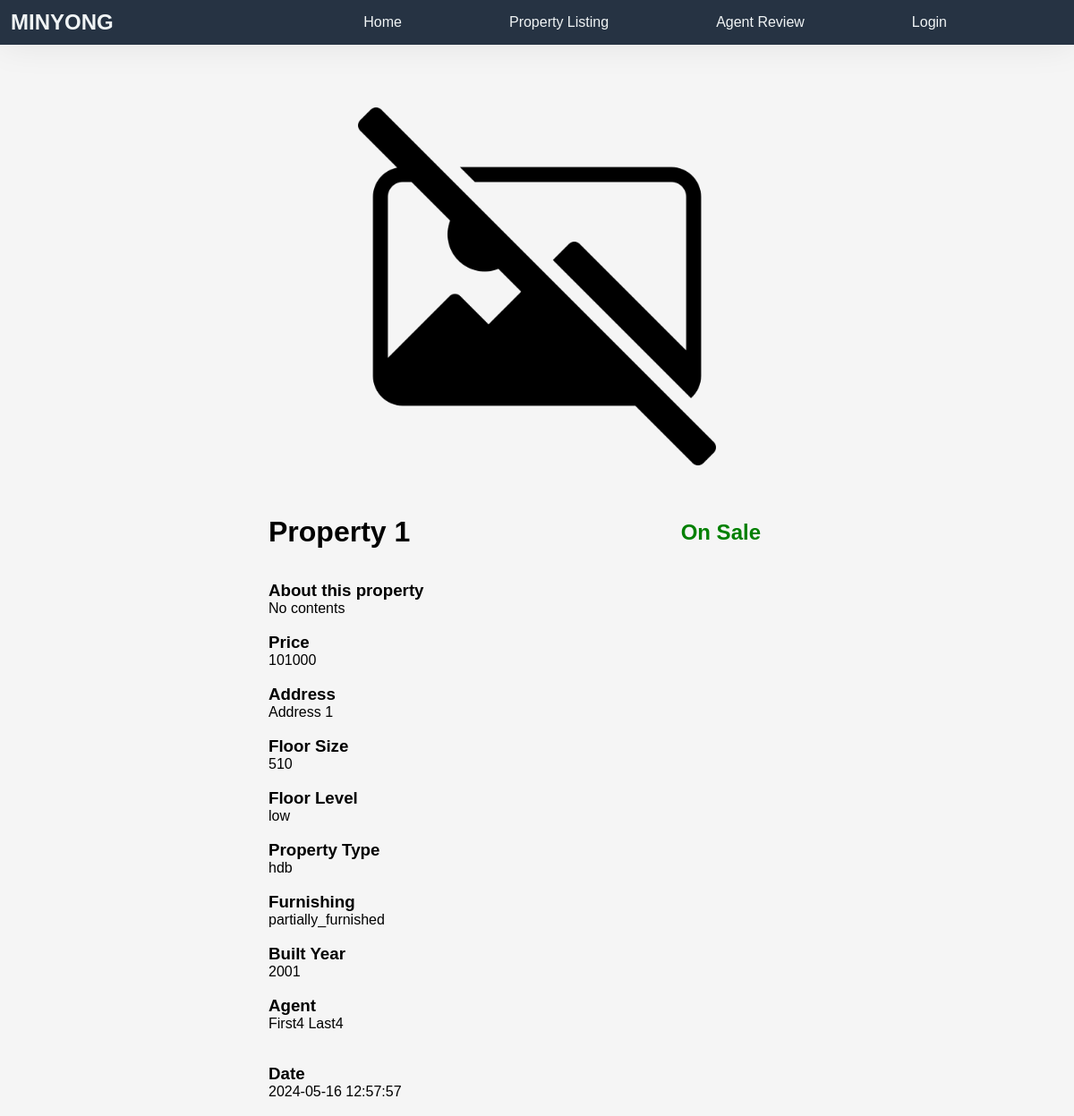
Screenshot of /propertyListing/detail/1/ with the database file from the repository.
### csit314/entity/PropertyListing.py (models this page shows, shortened)
class PropertyListing(db.Model):
    __tablename__ = 'propertyListing'
    id = db.Column(db.Integer, primary_key=True)
    subject = db.Column(db.String(200), nullable=False)
    images = db.Column(db.Text, nullable=True)
    content = db.Column(db.Text(), nullable=True)
    price = db.Column(db.Integer, nullable=False)
    address = db.Column(db.String(200), nullable=False)
    floorSize = db.Column(db.Integer, nullable=False)
    floorLevel = db.Column(db.Enum(FloorLevel, values_callable=lambda x: [str(member.value) for member in FloorLevel]), nullable=False)
    propertyType = db.Column(db.Enum(PropertyType, values_callable=lambda x: [str(member.value) for member in PropertyType]), nullable=False)
    furnishing = db.Column(db.Enum(Furnishing, values_callable=lambda x: [str(member.value) for member in Furnishing]), nullable=False)
    builtYear = db.Column(db.Integer, nullable=False)
    create_date = db.Column(db.DateTime(), nullable=False)
    modify_date = db.Column(db.DateTime(), nullable=True)
    agent_id = db.Column(db.Integer, db.ForeignKey('user.id', ondelete='CASCADE'), nullable=False)
    agent = db.relationship('UserAccount', foreign_keys=[agent_id], backref=db.backref('property_listing_set'))
    client_id = db.Column(db.String, db.ForeignKey('user.userid', ondelete='CASCADE'), nullable=False)
    client = db.relationship('UserAccount', foreign_keys=[client_id], backref=db.backref('client_property_listings'))
    view_counts = db.Column(db.Integer, default=0, nullable=False)
    favourites = db.relationship('Favourite', back_populates='propertyListing', lazy='dynamic')
    is_sold = db.Column(db.Boolean(), default=False)
    shortlist_count = db.Column(db.Integer, default=0)
    @classmethod
    def getPropertyListing(cls, listing_id: int):
        return cls.query.filter_by(id=listing_id).one_or_none()

### csit314/entity/UserAccount.py (models this page shows, shortened)
class UserAccount(db.Model):
    __tablename__ = 'user'
    id = db.Column(db.Integer, primary_key=True)
    userid = db.Column(db.String(32), nullable=False, unique=True)
    password = db.Column(db.String(64), nullable=False)
    email = db.Column(db.String, nullable=False, unique=True)
    firstName = db.Column(db.String)
    lastName = db.Column(db.String)
    role = db.Column(db.String(10))
    status = db.Column(db.String(50), default="Active", nullable=False)

### csit314/controller/propertyListing/ViewPropertyListingController.py (the view)
    @suspended
    def detail(self, propertyListing_id):
        propertyListing = PropertyListing.getPropertyListing(propertyListing_id)
        images = json.loads(propertyListing.images) if propertyListing.images else []
        if g.user:
            if g.user.status == "Suspended":
                return render_template('error/error.html',
                                       message='Your account is suspended.'
                                               'Send Active Request to Administrator.'
                                               'admin@minyong.com'), 403
        else:
            if propertyListing.is_sold:
                return render_template('error/error.html',
                                       message='Login required'), 401
        propertyListing.view_counts += 1
        db.session.commit()
        return render_template('property_listing/propertyListingDetailPage.html',
                               propertyListing=propertyListing,
                               images=images)

### csit314/controller/authentication/LoginController.py (called while the page is built)
    def load_logged_in_user(self):
        user_id = session.get('user_id')
        if user_id is None:
            g.user = None
        else:
            g.user = UserAccount.query.get(user_id)

### csit314/boundary/templates/property_listing/propertyListingDetailPage.html (shortened to what this page needs)
{% extends "base.html" %}
{% block content %}
<div class="container my-3">
      {% if images %}
        {% if images|length > 1 %}
            <div style="margin-top: 20px;">
                <div class="slider">
                    <div class="slides">
                        {% for file in images %}
                            <img src="{{ url_for('static', filename='images/property_listings/' + file) }}" alt="Property Image">
                        {% endfor %}
                    </div>
                    <div class="navigation">
                        <button class="prev" onclick="changeSlide(-1)">&#10094;</button>
                        <button class="next" onclick="changeSlide(1)">&#10095;</button>
                    </div>
                    <div class="dots">
                        {% for idx in range(images|length) %}
                            <span class="dot" onclick="currentSlide({{ idx }})"></span>
                        {% endfor %}
                    </div>
                </div>
            </div>
        {% else %}
            <img src="{{ url_for('static', filename='images/property_listings/' + images[0]) }}" alt="Property Image" style="width:100%">
        {% endif %}
      {% else %}
        <p style="text-align: center; color: #777; margin-top:70px;">
            <img src="{{ url_for('static', filename='images/default.png') }}" alt="Default Image" style="width: 400px; height: auto;">
        </p>
      {% endif %}
    <br><br>
<div>
    <div style="display: flex; justify-content: space-between; align-items: center; margin-top: 20px; ,margin-bottom:100px;">
        <h1 style="margin-left: 300px;">{{ propertyListing.subject }}</h1>
        {% if propertyListing.is_sold == True %}
        <h2 style="color: #e74c3c; margin-right:350px;">Sold</h2>
        {% else %}
        <h2 style="color: green; margin-right:350px;"><b>On Sale</b></h2>
        {% endif %}
    </div>
    <br><br>
    <div style="margin-left: 300px;">
        <div>
            <h3>About this property</h3>
            {% if propertyListing.content %}
            <div style="white-space: pre-line;">{{ propertyListing.content }}</div>
            {% else %}
            <div style="white-space: pre-line;"> No contents</div>
            {% endif %}
            <br>
            <h3>Price</h3>
            <div>{{ propertyListing.price }}</div>
            <br>
            <h3>Address</h3>
            <div>{{ propertyListing.address }}</div>
            <br>
            <h3>Floor Size</h3>
            <div>{{ propertyListing.floorSize }}</div>
            <br>
            <h3>Floor Level</h3>
            <div>{{ propertyListing.floorLevel.value }}</div>
            <br>
            <h3>Property Type</h3>
            <div>{{ propertyListing.propertyType.value }}</div>
            <br>
            <h3>Furnishing</h3>
            <div>{{ propertyListing.furnishing.value }}</div>
            <br>
            <h3>Built Year</h3>
            <div>{{ propertyListing.builtYear }}</div>
            <br>
            <h3>Agent</h3>
            <div>{{ propertyListing.agent.firstName }} {{propertyListing.agent.lastName}}</div>
            <br>
            <br>
            <h3>Date</h3>
            <div>
                {% if propertyListing.modify_date %}
                <div>
                    <div>Modified at</div>
                    <div>{{ propertyListing.modify_date }}</div>
                </div>
                {% else %}
                <div>
                    {{ propertyListing.create_date }}
                </div>
                {% endif %}
            </div>
            <br>
        </div>
    </div>
    </div>
</div>
{% endblock %}

### csit314/boundary/templates/base.html (shortened to what this page needs)
<html lang="ko">
<head>
    <link rel="stylesheet" href="{{ url_for('static', filename='style.css') }}">
</head>
<body>
{% include "navbar.html" %}
{% block content %}
{% endblock %}
</body>
</html>

### csit314/boundary/templates/navbar.html (shortened to what this page needs)
<!DOCTYPE html>
<html>
	<head>
		<link rel="stylesheet" href="{{ url_for('static', filename='navbar.css') }}">
	</head>
	<body>
		<nav class = "navbar">
			<div class="navbar__logo">
				<a href="{{ url_for('index') }}">MINYONG</a>
			</div>
			<ul class="navbar__menu">
				<li><a href="{{ url_for('index') }}">Home</a></li>
				<li><a onclick="window.location.href = '/propertyListing/'">Property Listing</a></li>
				<li><a onclick="window.location.href = '/agents'">Agent Review</a></li>
				{% if g.user%}
				<li class="dropdown">
					<a href="#">My Page</a>
					<div class="dropdown-content">
						<a href="{{ url_for('profile.profile', userid=g.user.userid) }}">My Info</a>
						{% if g.user.role == "agent"  %}
						<a onclick="window.location.href = '/agent/my_property_listing/'">Post History</a>
						<a href="{{ url_for('view_review_controller.agentViewReviews_index')}}">Reviews</a>
						{% elif g.user.role == "seller" %}
						<a onclick="window.location.href = '/seller/my_property_listing/'">My Property</a>
						{% elif g.user.role == "buyer" %}
						<a href="{{ url_for('view_saved_favourite_controller.view_my_favourites_index')}}">Shortlist</a>
						{% endif %}
						<a id="logoutButton">Logout</a>
					</div>
				</li>
				{% else %}
				<li class="dropdown">
					<a href="#" >Login</a>
				</li>
				{% endif %}
			</ul>
		</nav>
	</body>
</html>

### csit314/boundary/static/style.css (style rules this page uses)
:root { --accent-color: #orange; --text-color: #f0f4f5; --bodybackground-color: lightgray; }
a { text-decoration: none; color: var(--text-color); }
.navbar { display: flex; justify-content: space-between; align-items: center; background-color: #263343; padding: 8px 12px; }
.navbar__logo a { color: var(--text-color); padding-left: 0; font-size: 24px; font-weight: bold; }
.navbar__menu { list-style: none; display: flex; margin: 0; padding-left: 0; padding-right: 70px; margin-left: auto; }
.navbar__menu li { padding: 8px 60px; }
* { margin: 0; padding: 0; font-family: Arial, sans-serif; box-sizing: border-box; }
body { background: #f5f5f5; color: #000; }

### csit314/boundary/static/navbar.css (style rules this page uses)
.navbar { box-shadow: 0 0 40px rgba(0, 0, 0, .08); }

### rows the page displays
PropertyListing: subject "Property 1", price "101000", address "Address 1", floorSize "510", floorLevel.value "low", propertyType.value "hdb", furnishing.value "partially_furnished", builtYear "2001", create_date "2024-05-16 12:57:57"
UserAccount: agent.firstName "First4", agent.lastName "Last4"
